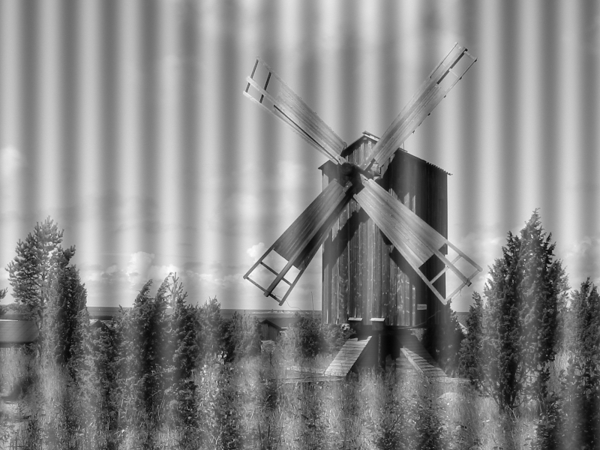
#> input picture Anexos, Imagens e Videos/windmill_noise.png, 600 x 450 px, found by its file name
$ python DFT_Exercicio_Sala.py
#> lines starting #> are read from the running program, lines starting #| are printed output that depends on the picture
import numpy as np
import cv2 as cv
from pathlib import Path

caminhoImagem = Path('Anexos, Imagens e Videos/windmill_noise.png')

def shift(magI):
    return np.fft.fftshift(magI)

def updateMag(complex):
    magI = np.ndarray
    planes = [
        np.zeros(complex.shape[:2], np.float32),
        np.zeros(complex.shape[:2], np.float32)]
    cv.split(complex, planes); # planes[0] = Re(DFT(I)), planes[1] = Im(DFT(I))
    magI = cv.magnitude(planes[0], planes[1]); # sqrt(Re(DFT(I))^2 + Im(DFT(I))^2)
    # switch to logarithmic scale: log(1 + magnitude)
    magI += 1
    cv.log(magI, magI)
    magI = shift(magI.copy()); # rearrage quadrants
    # Transform the magnitude matrix into a viewable image (float values 0-1)
    cv.normalize(magI, magI, 1, 0, cv.NORM_INF)
    return magI

# Step 1 read in the picture
img = cv.imread(str(caminhoImagem),0)
#> img is the input picture: shape (450, 600); min 4, max 255, mean 135.4

img_float = np.float32(img)
# Step 3: Fourier transform with cv.dft
dft = cv.dft(img_float, flags=cv.DFT_COMPLEX_OUTPUT)
# Step 4: use np.fft.fftshift to transfer the low frequency to the image center
dft_center = np.fft.fftshift(dft)
# Step 5: define mask: the generated mask is 1 in the middle and 0 around

crow1, ccol1 = (225,286)
crow2, ccol2 = (225,316)
dft_center[crow1-3:crow1+3,ccol1-3:ccol1+3]=0
dft_center[crow2-3:crow2+3,ccol2-3:ccol2+3]=0
mask_img = dft_center

mask_img = shift(mask_img)
magnitude_spectrum = updateMag(mask_img)
#> in updateMag, `cv.log(magI, magI)`:
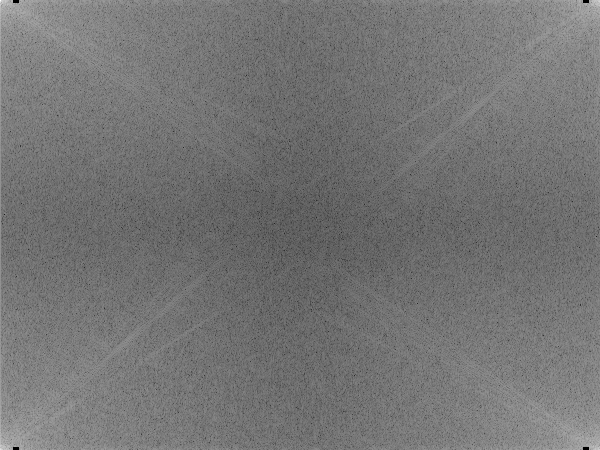
#> magI: shape (450, 600) float32; min 0, max 17.41, mean 7.98; drawn with min black and max white
#> in updateMag, `cv.normalize(magI, magI, 1, 0, cv.NORM_INF)`:
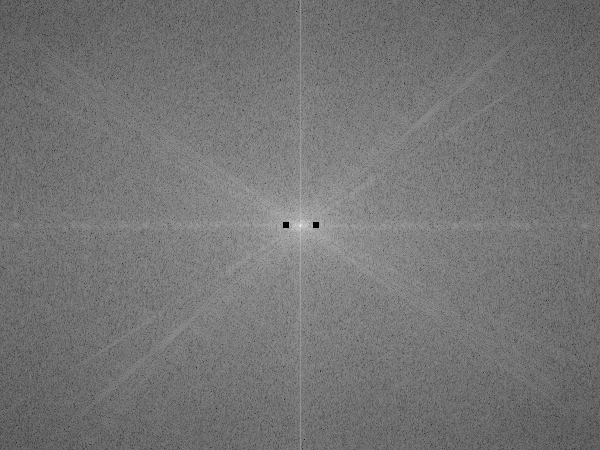
#> magI: shape (450, 600) float32; min 0, max 1, mean 0.458

cv.imshow('Spectro',magnitude_spectrum)
#cv.imwrite('a.tif',magnitude_spectrum)

# Step 8: inverse Fourier transform using cv.idft
img_idf = cv.idft(mask_img)

# Step 9: use cv.magnitude to convert into space domain
img_idf = cv.magnitude(img_idf[:, :, 0], img_idf[:, :, 1])
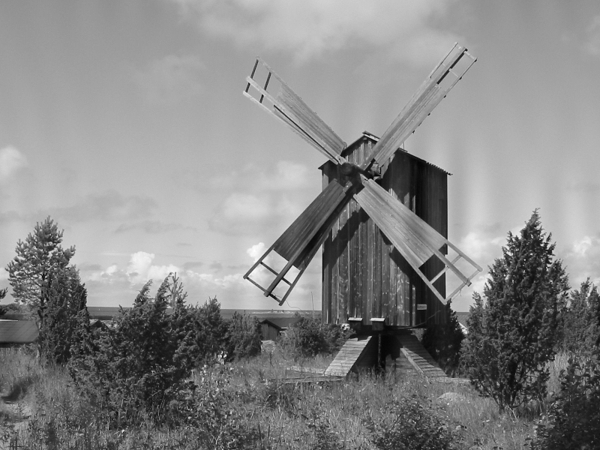
#> img_idf: shape (450, 600) float32; min 8396647, max 61672680, mean 36568924; drawn with min black and max white

# Converte a matrix novamente para o tipo unsigned 8bits e ajusta a escala dos pixels
img_idf = np.uint8(cv.normalize(img_idf, None, 0, 255, cv.NORM_MINMAX))

cv.imshow('Input Image',img)
cv.imshow('OutPut Image',img_idf)

cv.waitKey()

$ run again, with Anexos, Imagens e Videos/1_wIXlvBeAFtNVgJd49VObgQ.png copied over Anexos, Imagens e Videos/windmill_noise.png
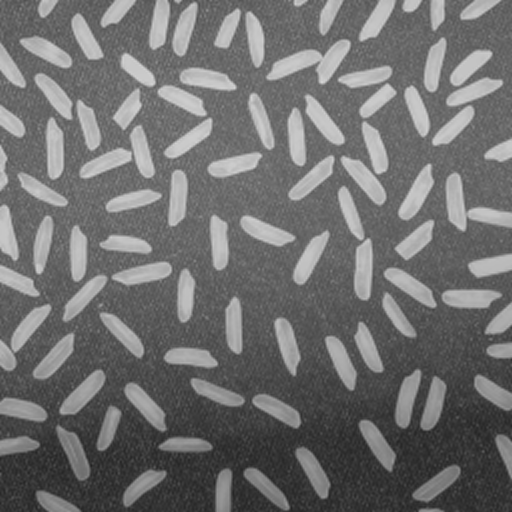
#> input picture Anexos, Imagens e Videos/1_wIXlvBeAFtNVgJd49VObgQ.png, 512 x 512 px, found by its file name
#> img is the input picture: shape (512, 512); min 33, max 214, mean 111.3
#> in updateMag, `cv.normalize(magI, magI, 1, 0, cv.NORM_INF)`:
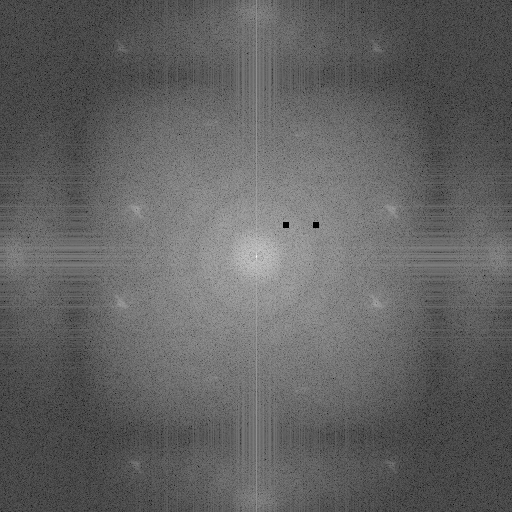
#> magI: shape (512, 512) float32; min 0, max 1, mean 0.386
#> `img_idf = cv.magnitude(img_idf[:, :, 0], img_idf[:, :, 1])`:
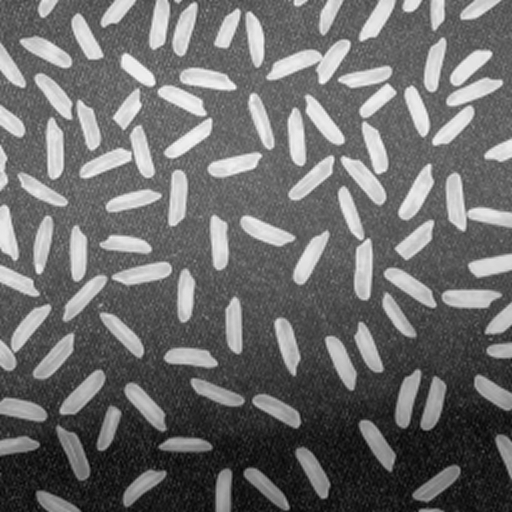
#> img_idf: shape (512, 512) float32; min 8744848, max 56318680, mean 29169472; drawn with min black and max white

$ run again, with Anexos, Imagens e Videos/Frame1.png copied over Anexos, Imagens e Videos/windmill_noise.png
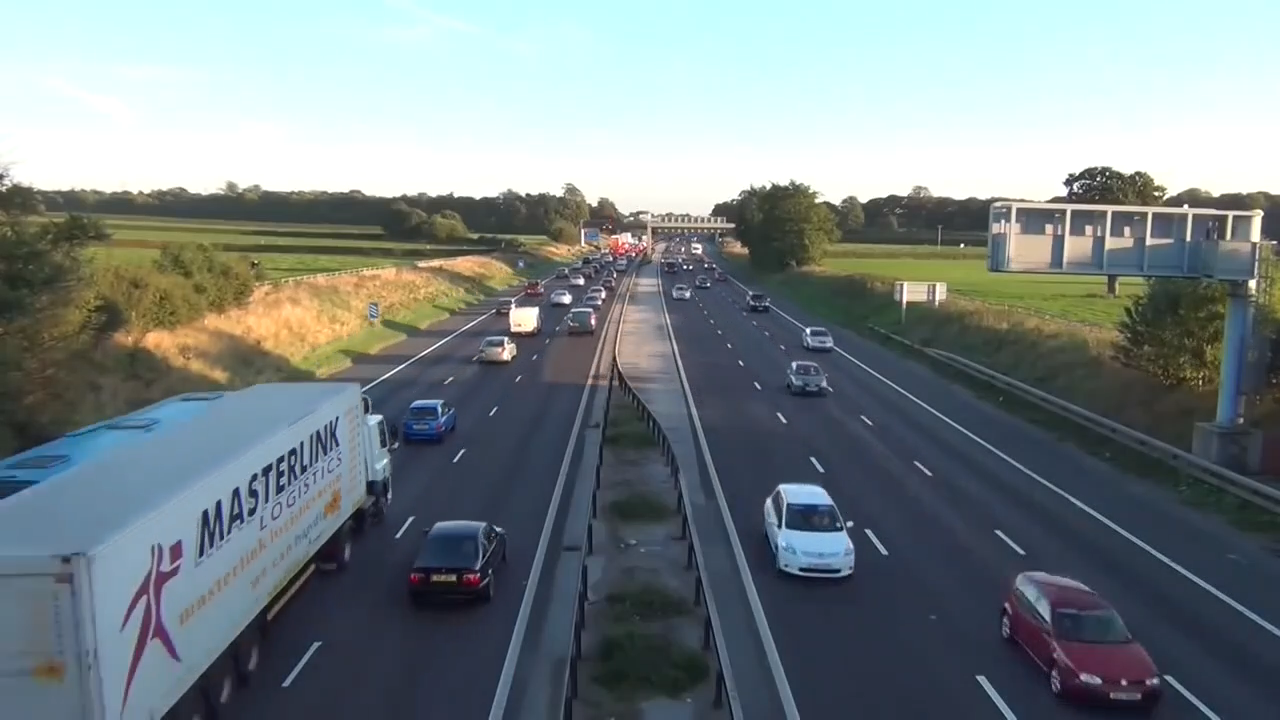
#> input picture Anexos, Imagens e Videos/Frame1.png, 1280 x 720 px, found by its file name
#> in updateMag, `cv.log(magI, magI)`:
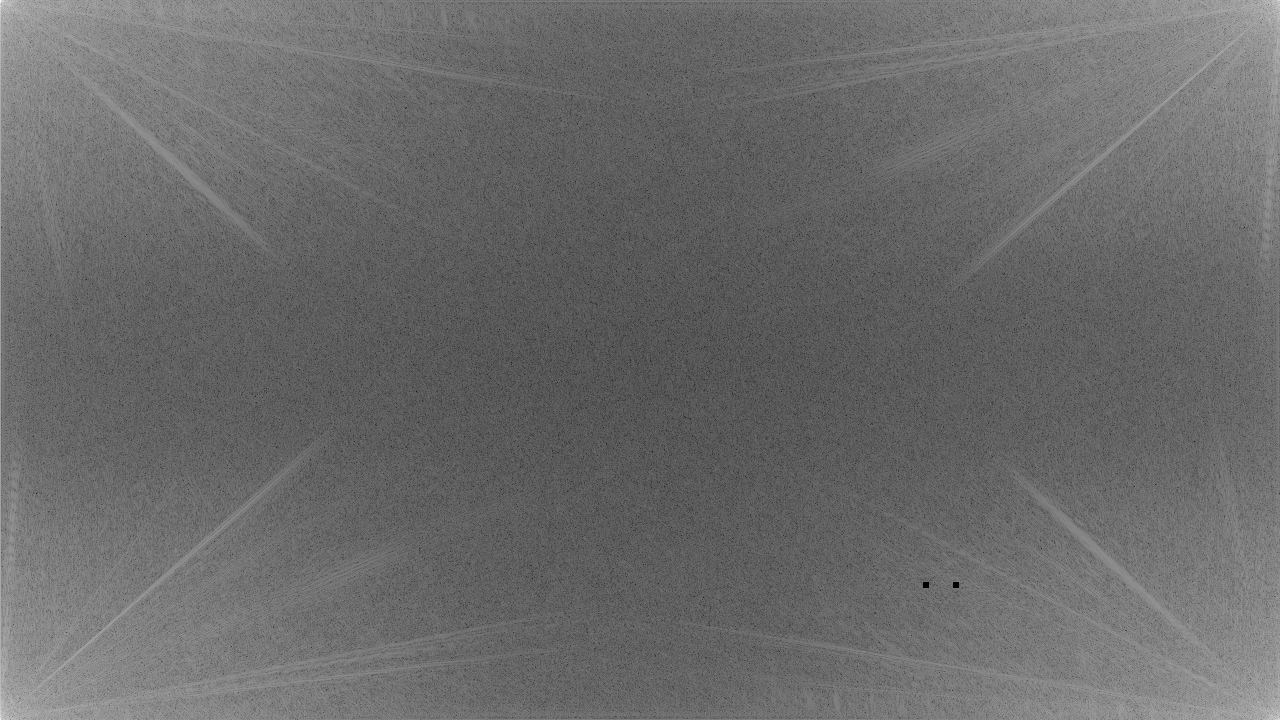
#> magI: shape (720, 1280) float32; min 0, max 18.58, mean 7.81; drawn with min black and max white
#> in updateMag, `cv.normalize(magI, magI, 1, 0, cv.NORM_INF)`:
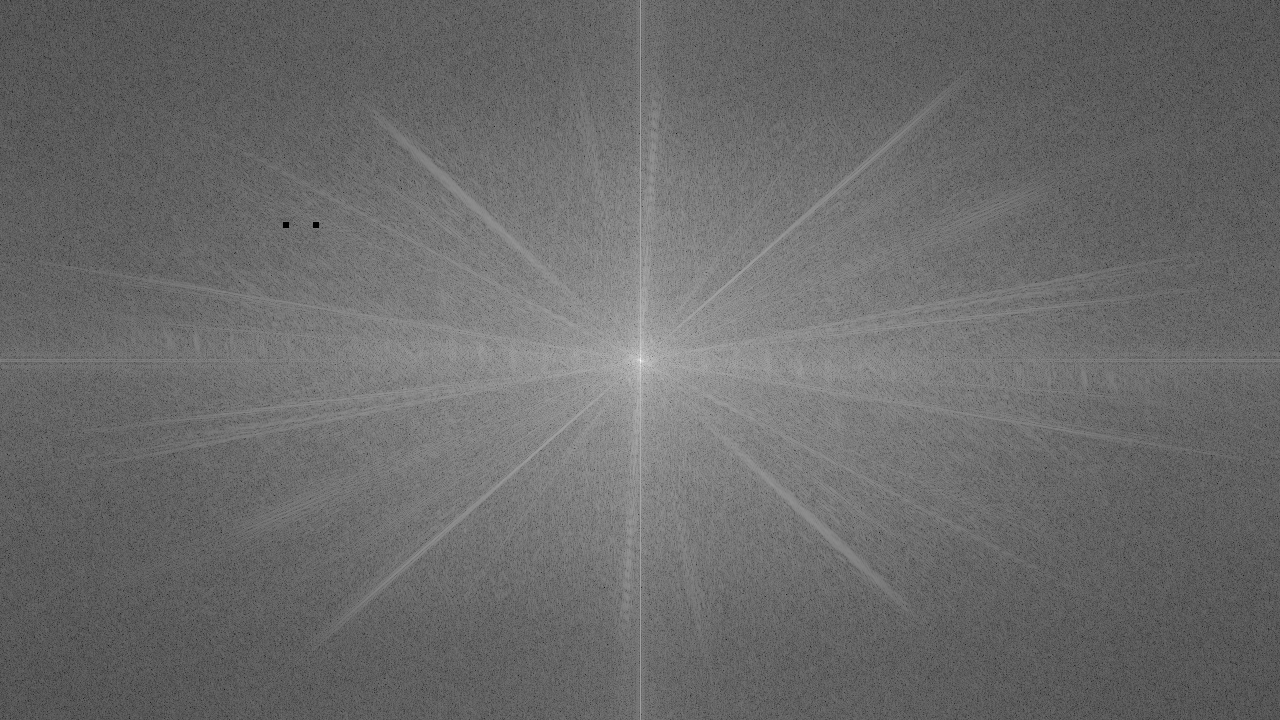
#> magI: shape (720, 1280) float32; min 0, max 1, mean 0.42
